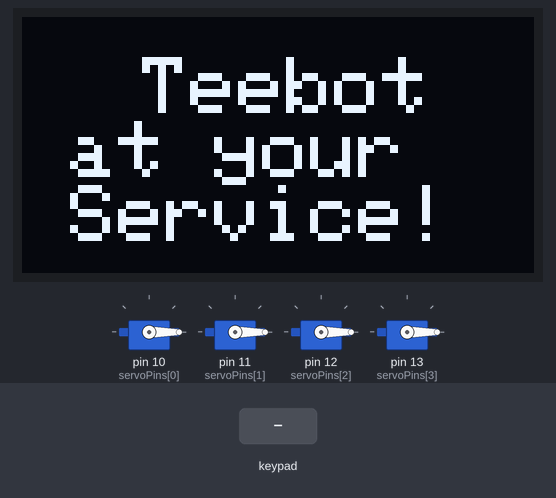
The sketch below on a simulated Arduino Uno, built with avr-gcc and run on an emulated ATmega328P. Shown: 4 × servo, 128×64 one-colour display. Inputs (shaded band) come from the test bench. What the sketch prints to the serial monitor is not drawn.

Above: at 1.1 s.
At 5.2 s:
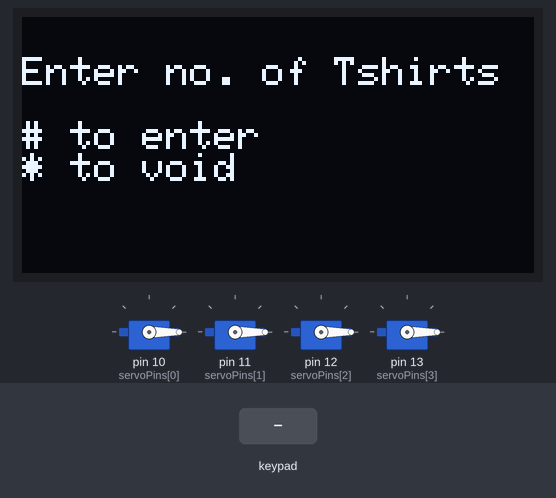
5.3 s: keypad keys 9 8 7 6 # pressed 0.4 s apart
At 11.2 s:
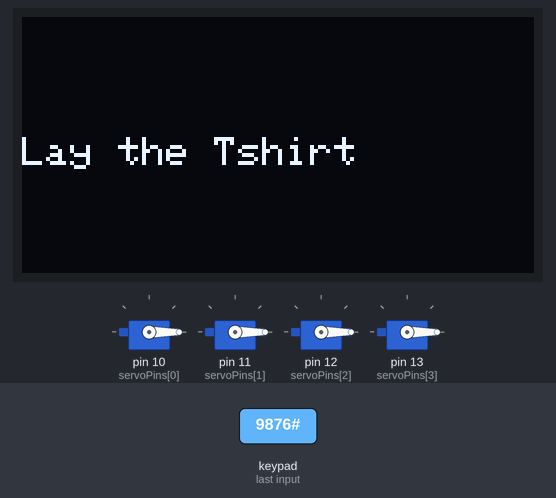
At 17.5 s:
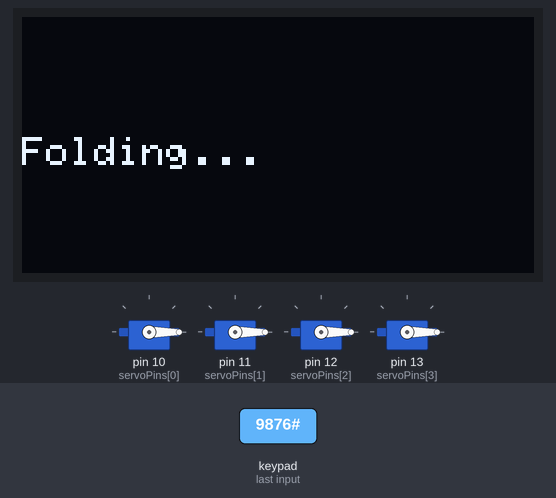
Timing chart, 0 to 24.1 s (numbered marks = the images above; inputs shaded):
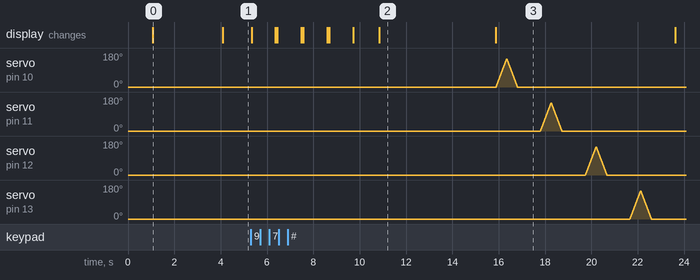

Measured:
- after the input at 5.3 s, servo on pin 10 (servoPins[0]): rises from 0° to 147° in 0.43 s, then falls to 0° in 0.47 s; servo on pin 11 (servoPins[1]), servo on pin 12 (servoPins[2]), servo on pin 13 (servoPins[3]): rises from 0° to 148° in 0.45 s, then falls to 0° in 0.47 s; the display: first changes at once (image 2 shows a later state)
- what the display in image 0 shows lasts 3.0 s, from 1.1 s to 4.1 s
- what the display in image 2 shows lasts 5.1 s, from 10.8 s to 15.9 s

The sketch:

teebot.ino
```cpp
/**************************************************************************

This is the Oled-compatible code (small size so that the SSD1306 0.96 I2C Oled can handle)

Check out Teebot_with_Oled_full_doc for proper documentation

Written by Divija Durga, with help from the contributions of the open source community.

 **************************************************************************/
// importing libraries
#include <SPI.h>
#include <Wire.h>
#include <Adafruit_GFX.h>
#include <Adafruit_SSD1306.h>
#include <Keypad.h>
#include <Servo.h>


// initialise oled (width, height, param,-1 for reset)
Adafruit_SSD1306 display(128, 64, &Wire, -1);


//initialise servos
int pos[4] = { 0, 0, 0, 0 };
Servo servo[4];
const byte servoPins[] = { 10, 11, 12, 13 };
int j = 0;


char keys[4][4] = {
  { '1', '2', '3', 'A' },
  { '4', '5', '6', 'B' },
  { '7', '8', '9', 'C' },
  { '*', '0', '#', 'D' }
};

byte pin_rows[4] = { 9, 8, 7, 6 };    //connect to the row pinouts of the keypad
byte pin_column[4] = { 5, 4, 3, 2 };  //connect to the column pinouts of the keypad

Keypad keypad = Keypad(makeKeymap(keys), pin_rows, pin_column, 4, 4);

String inputString;
int inputInt;


void setup() {
  Serial.begin(9600);
  inputString.reserve(3);  // maximum number of digit for a number is 3
  //loop to attach servos to pins
  for (int n = 0; n < 4; n++) {
    servo[n].attach(servoPins[n]);
  }
  for (int m = 0; m < 4; m++) {
    servo[m].write(0);
  }


  // SSD1306_SWITCHCAPVCC = generate display voltage from 3.3V internally
  if (!display.begin(SSD1306_SWITCHCAPVCC, 0x3C)) {

    for (;;)
      ;  // Don't proceed, loop forever
  }
  Serial.println("Success");
  delay(1000);
  display.clearDisplay();
  printDisplay("Teebot\n at your\n Service!", 30, 10, 2);
  delay(3000);
  display.clearDisplay();
}

void loop() {

  display.clearDisplay();
  printDisplay("Enter no. of Tshirts\n\n# to enter\n* to void",0,10,1);

  //code for getting input from keypad
  char key = keypad.getKey();
  Serial.println(key);
  char inputChar[4];
  if (key) {

    if (key >= '0' && key <= '9') {  // only act on numeric keys
      inputString += key;
      inputString.toCharArray(inputChar, inputString.length()+1);//so that my printDisplay function can handle
      printDisplay(inputChar,0,50,1);
      delay(1000);


    } else if (key == '#') {
      if (inputString.length() > 0) {
        inputInt = inputString.toInt();  // typecast to int
        // Display static text
        printDisplay(inputInt,0,50,1);
        Serial.println(inputInt);
        inputString = "";
        delay(1000);  // clear input
      }
    } else if (key == '*') {
      inputString = "";  // clear input
    }
    else if (key=='A'){
      for (int i = 0; i < 4; i++) {
      for (pos[i]; pos[i] <= 150; pos[i]++) {  // goes from 0 degrees to 150 degrees
        // in steps of 1 degree
        servo[i].write(pos[i]);
        delay(3);
      }
      for (pos[i] = 150; pos[i] >= 0; pos[i] -= 1) {  // goes from 150 degrees to 0 degrees
        servo[i].write(pos[i]);
        delay(3);
      }
      delay(1000);

    }
    }
  }

  for (int servocount = 0; servocount < inputInt; servocount += 1) {
    Serial.println(servocount);
    display.clearDisplay();
    printDisplay("Lay the Tshirt",0,30,1);

    delay(5000);
    display.clearDisplay();
    printDisplay("Folding...",0,30,1);
    for (int j = 0; j < 4; j++) {
      for (pos[j]; pos[j] <= 150; pos[j]++) {  // goes from 0 degrees to 150 degrees
        // in steps of 1 degree
        servo[j].write(pos[j]);
        delay(3);
      }
      for (pos[j] = 150; pos[j] >= 0; pos[j] -= 1) {  // goes from 150 degrees to 0 degrees
        servo[j].write(pos[j]);
        delay(3);
      }
      delay(1000);
      Serial.println(j);
    }
  }
  display.clearDisplay();
  key = 0;
  inputInt = 0;
}


void printDisplay(char str[], int cursx, int cursy, int size) {
  display.setTextColor(WHITE);
  display.setTextSize(size);
  display.setCursor(cursx, cursy);
  display.println(str);
  display.display();
}
```
